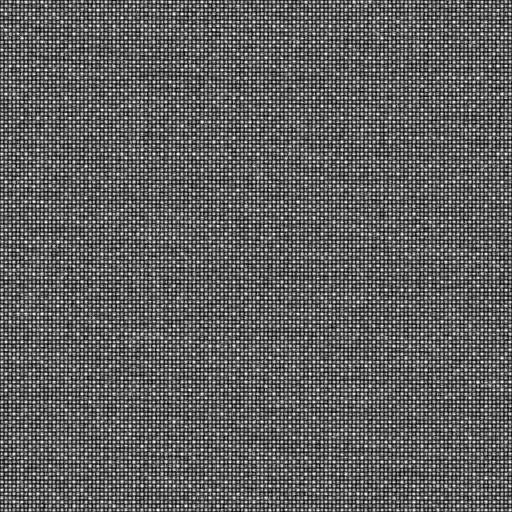
#> input picture src/Lightbox.Raster/Media/Papers/linen.png, 1024 x 1024 px, given in place of Paper001_1K-JPG_Displacement.jpg, which was not available (shown at 1/2 size)
$ python make_papers.py ../src/Lightbox.Raster/Media/Papers out.png
#> lines starting #> are read from the running program, lines starting #| are printed output that depends on the picture; pictures that were not available may be replaced by others from this repository, and a replacement may not be noted
"""Build Lightbox's scanned papers from ambientCG (CC0) displacement maps.

    python make_papers.py <folder with the extracted ambientCG sets> <output folder>

Each paper is the set's 1K displacement map, as 8-bit grey, white = peaks:
  1. undulation longer than 256 px is removed (a smooth high-pass in the
     Fourier domain, so the result still tiles) - a brush wants the sheet's
     tooth, not a tile-sized light patch that would repeat across a canvas;
  2. stretched between the 0.5th and 99.5th percentile, so every paper uses
     the whole range and "depth" means the same thing on each.

Before either, a scan listed in CLEAN is cut down to the part of it that is
paper. Paper001 has a strip some 140 px wide at its right edge where the grain
is smeared into vertical streaks (where its maker blended the tile shut); it
repeated across a canvas as a band on every large mark. The strip is cropped
off and the rest is made to tile again by cross-fading its first columns and
rows with the ones that follow its last, keeping the contrast through the fade.
"""
import sys, pathlib
import numpy as np
from PIL import Image

root = pathlib.Path(sys.argv[1])
out = pathlib.Path(sys.argv[2])
out.mkdir(parents=True, exist_ok=True)

SETS = {"plain": "Paper001", "kraft": "Paper002", "fibre": "Paper006", "linen": "Fabric061", "plaster": "Plaster001"}
CUT = 256.0
# name: (columns of clean paper to keep, cross-fade across, cross-fade down)
CLEAN = {"plain": (880, 64, 48)}


def overlap(u, size, margin, axis):
    """A tile `size` long on `axis` from `size + margin` of content: its first
    `margin` is cross-faded with what follows its end, so the two ends meet."""
    u = np.moveaxis(u, axis, 1)
    body = u[:, :size].copy()
    tail = u[:, size:size + margin]
    t = (np.arange(margin) + 0.5) / margin  # 0 at the seam, 1 inside
    t = t * t * (3 - 2 * t)
    mean = u.mean()
    mixed = (t * (body[:, :margin] - mean)) + ((1 - t) * (tail - mean))
    body[:, :margin] = mean + mixed / np.sqrt(t * t + (1 - t) * (1 - t))  # keeps the contrast through the fade
    return np.moveaxis(body, 1, axis)


for name, asset in SETS.items():
    a = np.asarray(Image.open(root / asset / f"{asset}_1K-JPG_Displacement.jpg").convert("L"), dtype=np.float64)
    if name in CLEAN:
        keep_w, mx, my = CLEAN[name]
        a = overlap(a[:, :keep_w], keep_w - mx, mx, 1)
#> in overlap, `tail = u[:, size:size + margin]`:
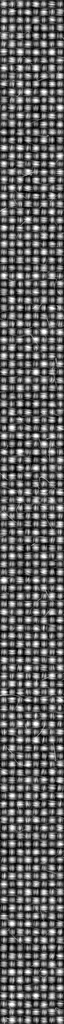
#> tail: shape (1024, 64) float64; min 0, max 255, mean 95.6
#> in overlap, `mean = u.mean()`: mean = 95.81
#> in overlap, `body[:, :margin] = mean + mixed / np.sqrt(t * t + (1 - t) * (1 - t))`:
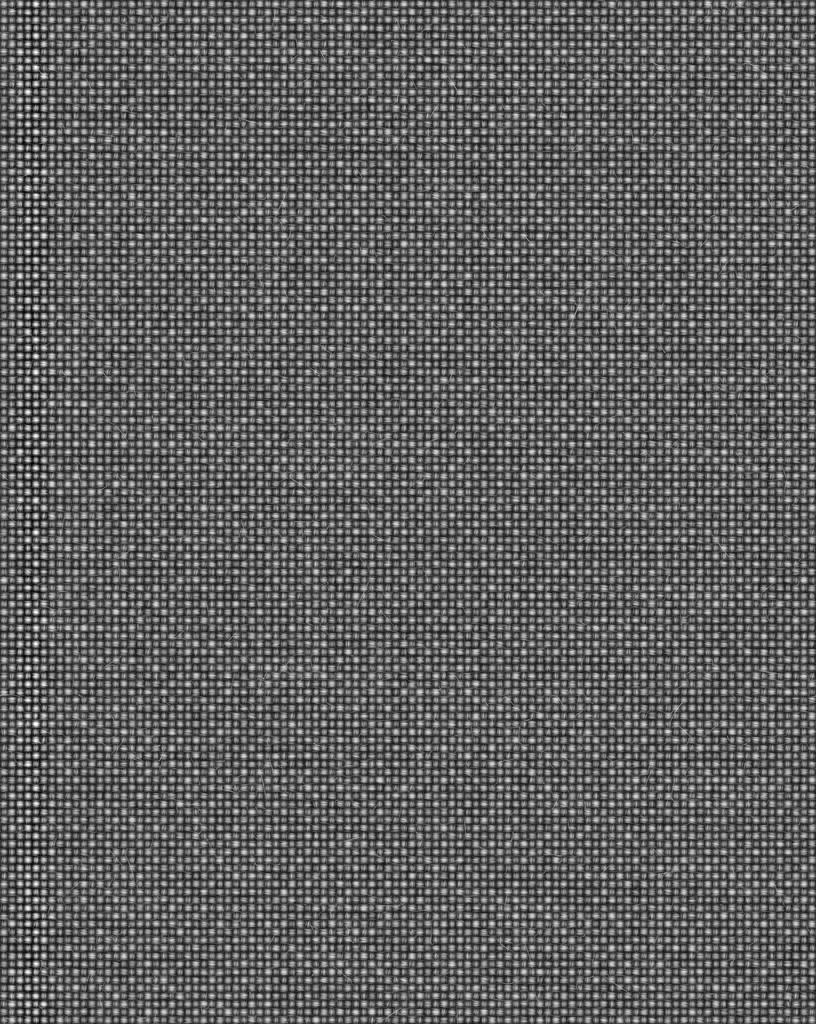
#> body: shape (1024, 816) float64; min -39.65, max 318, mean 95.8; drawn with min black and max white
        a = overlap(a, a.shape[0] - my, my, 0)
#> call 2 of overlap, with size = 976, margin = 48, axis = 0
#> in overlap (call 2), `u = np.moveaxis(u, axis, 1)`:
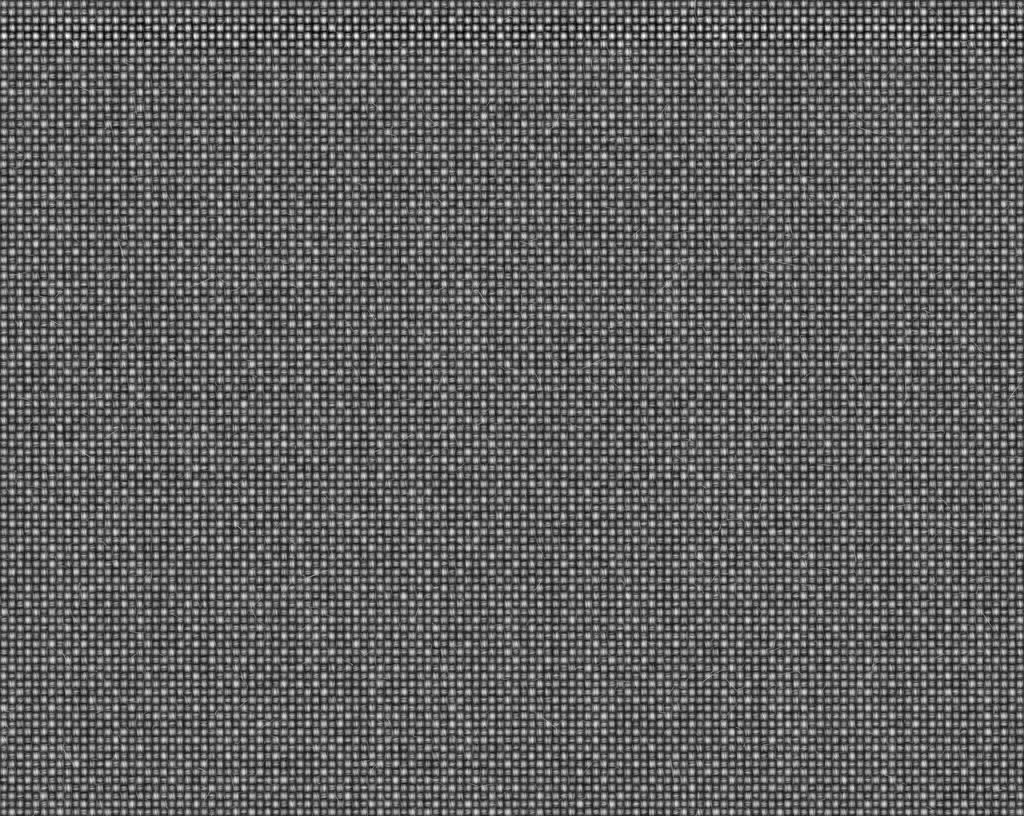
#> u: shape (816, 1024) float64; min -39.65, max 318, mean 95.8; drawn with min black and max white
#> in overlap (call 2), `tail = u[:, size:size + margin]`:
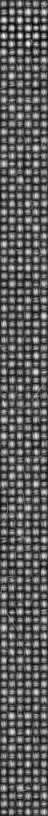
#> tail: shape (816, 48) float64; min -25.18, max 307.5, mean 95.6; drawn with min black and max white
#> in overlap (call 2), `mean = u.mean()`: mean = 95.82
#> in overlap (call 2), `body[:, :margin] = mean + mixed / np.sqrt(t * t + (1 - t) * (1 - t))`:
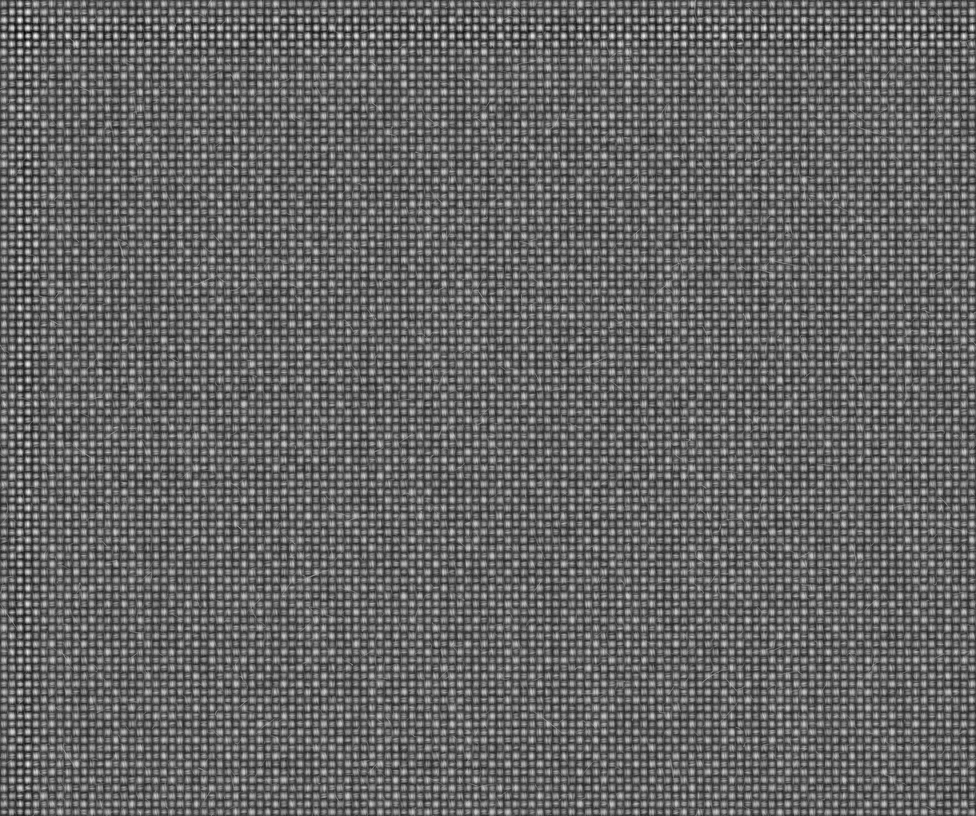
#> body: shape (816, 976) float64; min -74.7, max 354.1, mean 95.8; drawn with min black and max white
#> in overlap (call 2), `return np.moveaxis(body, 1, axis)`:
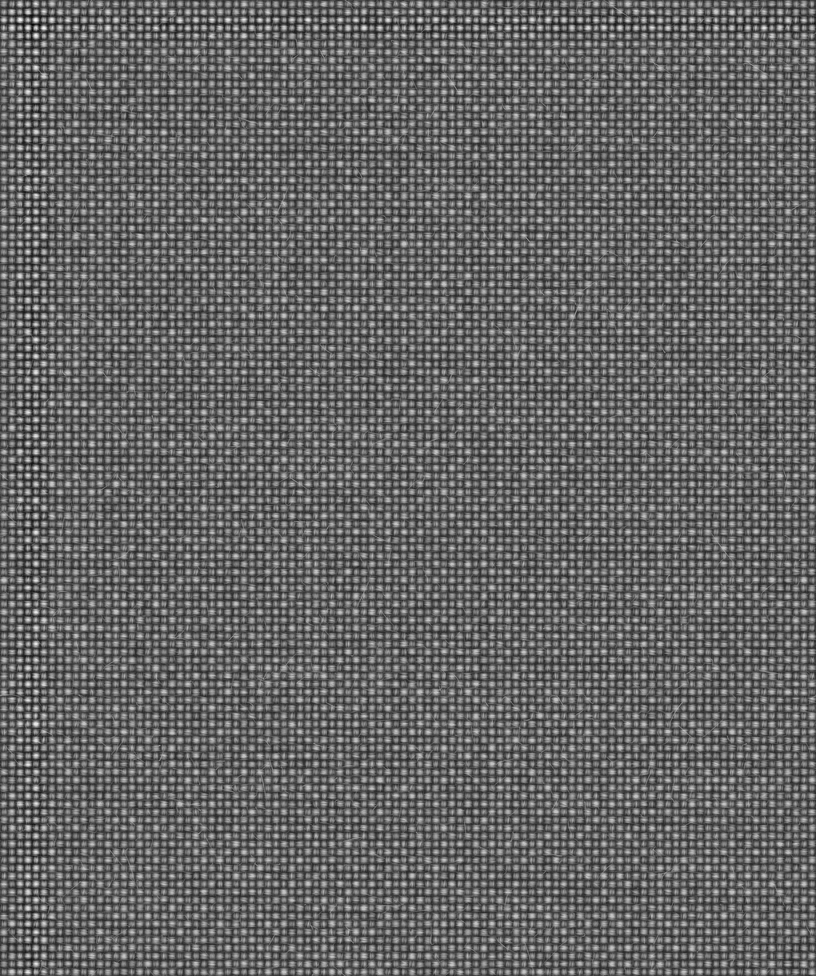
#> returned value: shape (976, 816) float64; min -74.7, max 354.1, mean 95.8; drawn with min black and max white
    h, w = a.shape
#> h = 976; w = 816
    fx = np.fft.fftfreq(w)[None, :]
    fy = np.fft.fftfreq(h)[:, None]
    f = np.sqrt(fx ** 2 + fy ** 2)
    keep = 1 - np.exp(-(f * CUT) ** 2)
    b = np.real(np.fft.ifft2(np.fft.fft2(a) * keep))
    lo, hi = np.percentile(b, [0.5, 99.5])
#> lo = -96.16; hi = 159.1
    n = np.clip((b - lo) / (hi - lo), 0, 1)
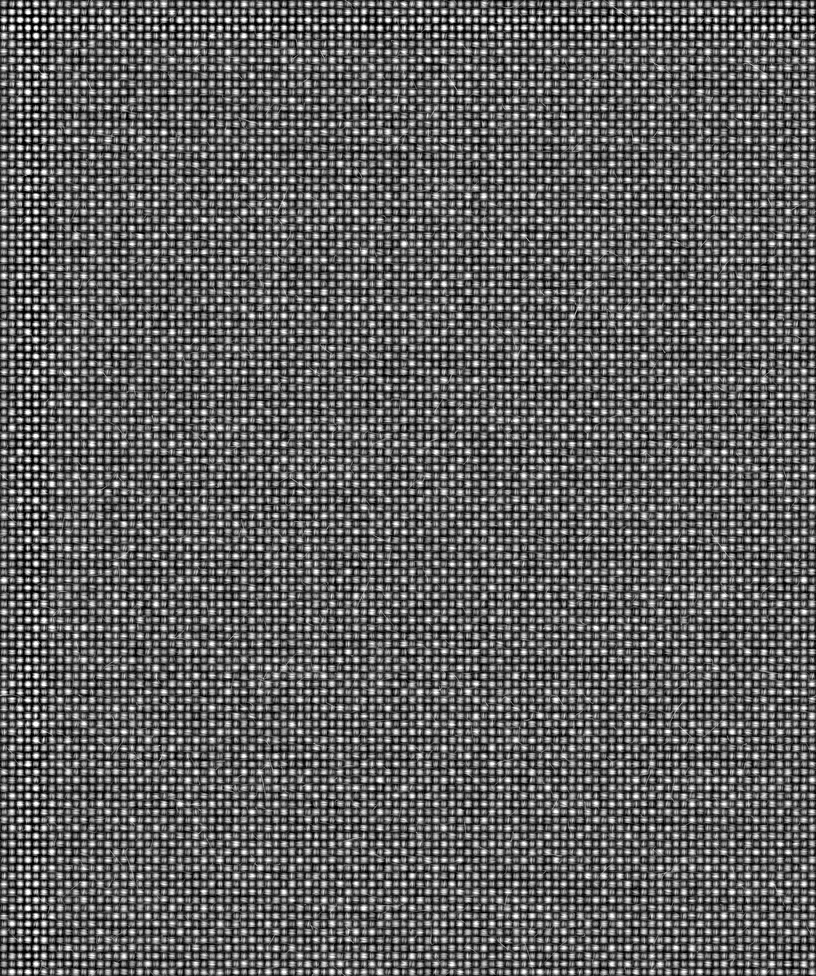
#> n: shape (976, 816) float64; min 0, max 1, mean 0.377
    img = Image.fromarray((n * 255 + 0.5).astype(np.uint8), "L")
    path = out / f"{name}.png"
    img.save(path, optimize=True)
#> (the run stopped early here; a loop or call above may not have finished)

$ run again, on src/Lightbox.Raster/Media/Papers/plain.png
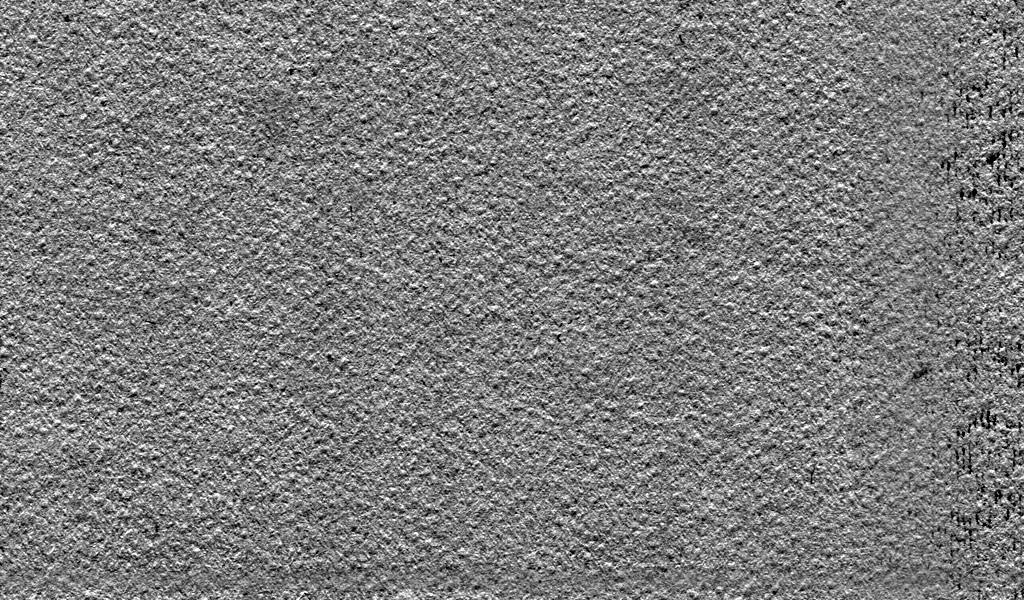
#> input picture src/Lightbox.Raster/Media/Papers/plain.png, 1024 x 600 px, given in place of Paper001_1K-JPG_Displacement.jpg, which was not available
#> in overlap, `tail = u[:, size:size + margin]`:
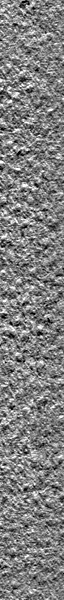
#> tail: shape (600, 64) float64; min 0, max 255, mean 127
#> mean = 125.5
#> u: shape (816, 600) float64
#> tail: shape (816, 48) float64
#> mixed: shape (816, 48) float64
#> lo = -119.4; hi = 128.1
#> `n = np.clip((b - lo) / (hi - lo), 0, 1)`:
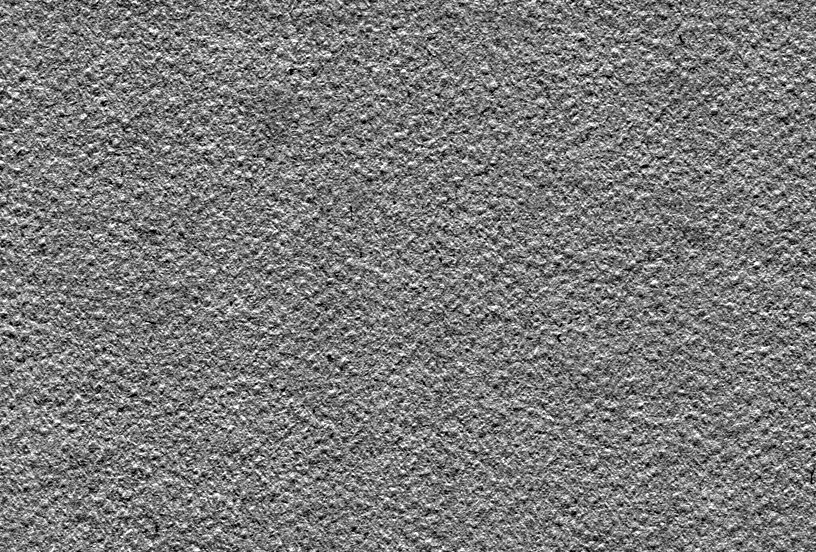
#> n: shape (552, 816) float64; min 0, max 1, mean 0.482

$ run again, on src/Lightbox.Raster/Media/Papers/plaster.png
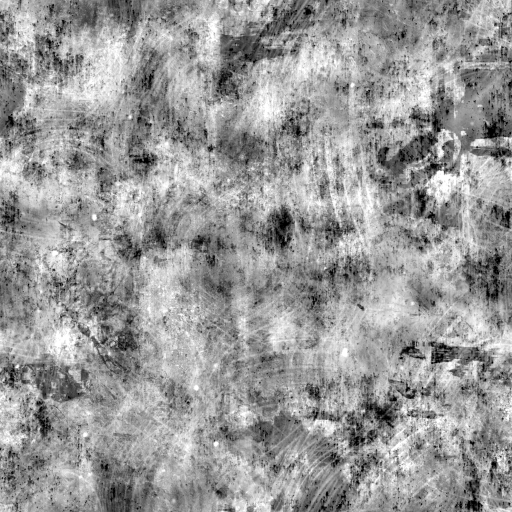
#> input picture src/Lightbox.Raster/Media/Papers/plaster.png, 1024 x 1024 px, given in place of Paper001_1K-JPG_Displacement.jpg, which was not available (shown at 1/2 size)
#> in overlap, `tail = u[:, size:size + margin]`:
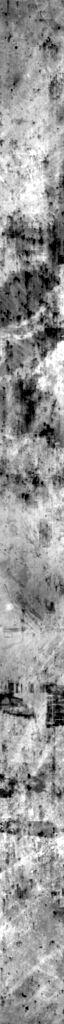
#> tail: shape (1024, 64) float64; min 0, max 255, mean 150.8
#> mean = 153.3
#> u: shape (816, 1024) float64
#> tail: shape (816, 48) float64
#> mixed: shape (816, 48) float64
#> lo = -137.9; hi = 92.71
#> `n = np.clip((b - lo) / (hi - lo), 0, 1)`:
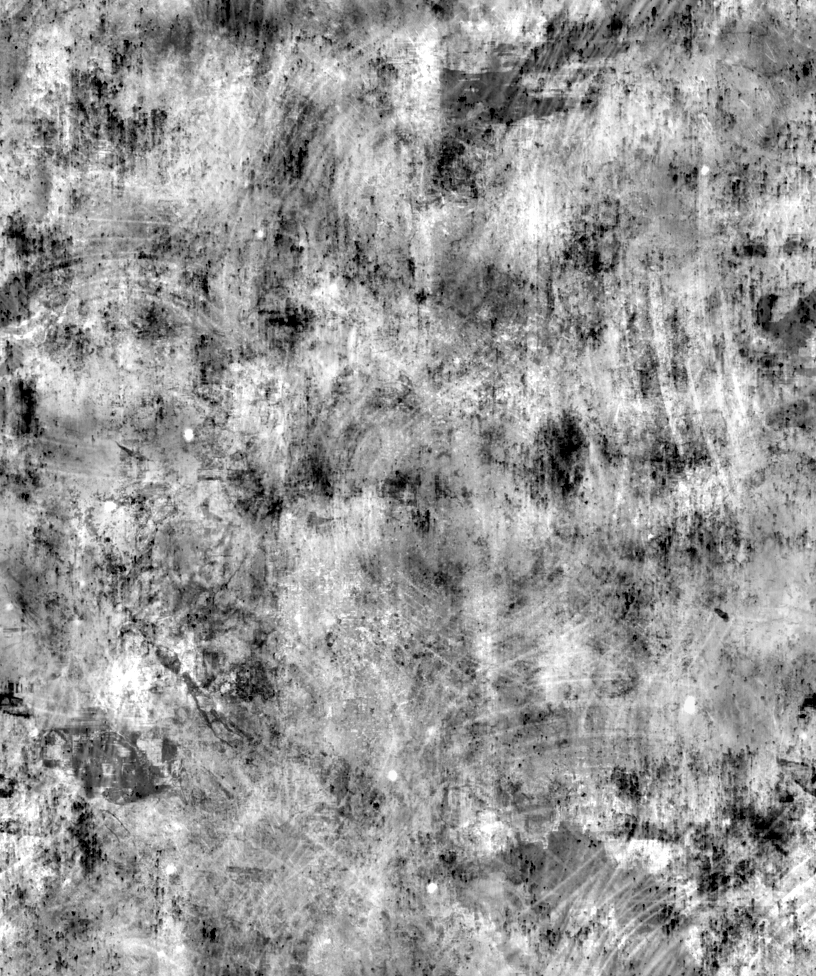
#> n: shape (976, 816) float64; min 0, max 1, mean 0.598
